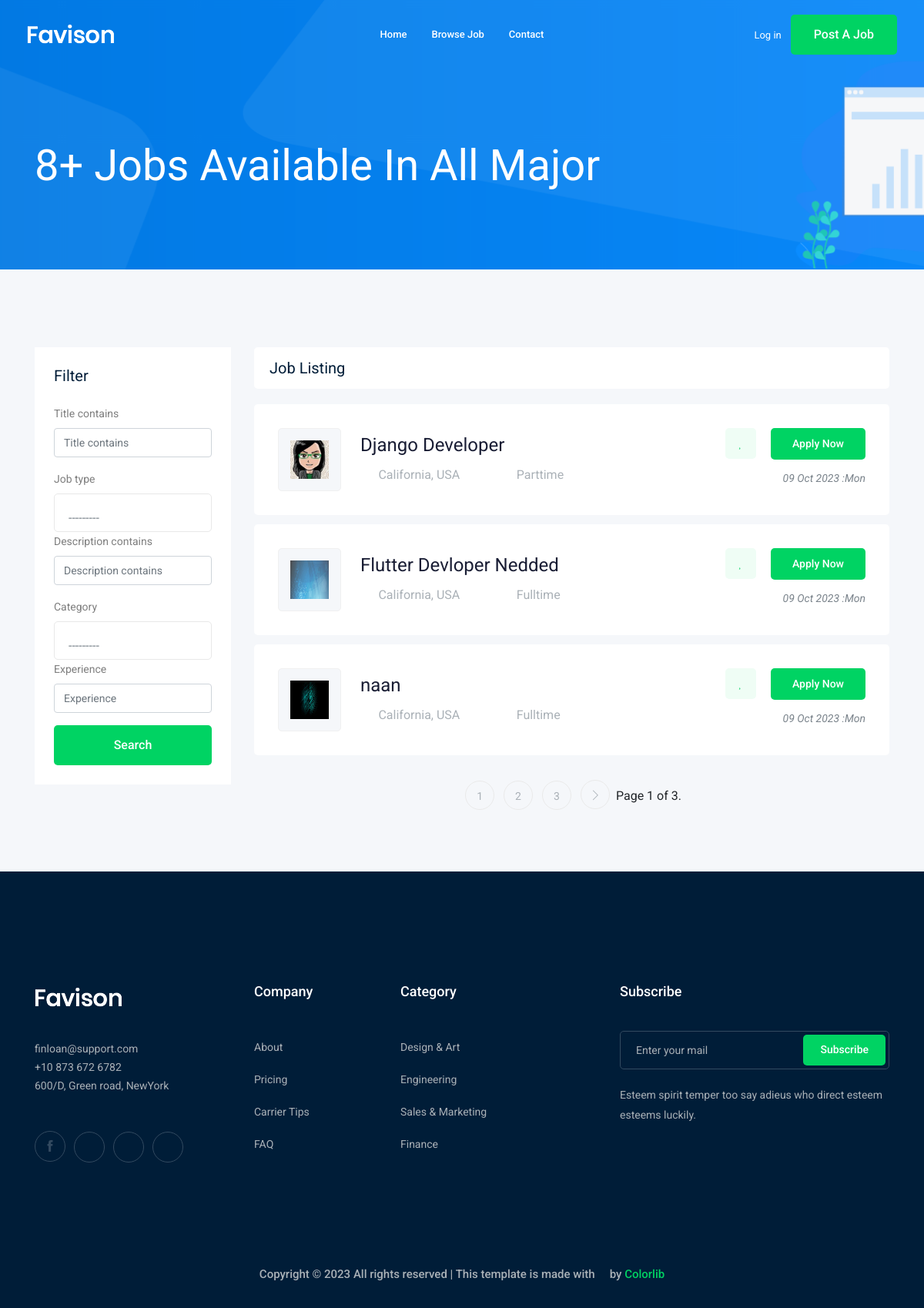
Screenshot of /jobs/ with the database file from the repository.
### job/models.py (models this page shows, shortened)
class Job(models.Model):
    job_choices = [('Fulltime','Fulltime'),
                    ('Parttime','Parttime'),
    ]
    owner = models.ForeignKey(User,related_name="job_owner",on_delete=models.CASCADE)
    title = models.CharField(max_length=100)
    job_type = models.CharField(max_length=50,choices=job_choices,default='')
    description = models.TextField(max_length=3000,null=True,blank=True)
    published_at = models.DateTimeField(auto_now=True)
    vacancy = models.IntegerField(default=1)
    salary = models.IntegerField(default=0)
    category = models.ForeignKey('Category',on_delete=models.CASCADE)
    experience = models.IntegerField(default=1)
    image = models.ImageField(upload_to='jobs/')
    slug = models.SlugField(null=True,blank=True)

### job/views.py (the view)
# urls.py: path('', views.job_list,name='job_list' ),
def job_list(request):
    job_list =Job.objects.all()
    jobs_count = job_list.count()
    myfilter = JobFilter(request.GET, queryset=job_list)
    job_list = myfilter.qs
    paginator = Paginator(job_list, 3)
    page_number = request.GET.get('page')
    page_obj = paginator.get_page(page_number)
    context = {'jobs_count':jobs_count,'jobs':page_obj,'myfilter':myfilter}
    return render(request, 'job/job_list.html',context)

### job/models.py (called while the page is built)
    def __str__(self):
        return str(self.name)

### job/templates/job/job_list.html (shortened to what this page needs)
{%extends 'base.html' %}
{% load bootstrap4%}
{% block body%}
<div class="bradcam_area bradcam_bg_1">
    <div class="container">
        <div class="row">
            <div class="col-xl-12">
                <div class="bradcam_text">
                    <h3>{{jobs_count}}+ Jobs Available In all major </h3>
                </div>
            </div>
        </div>
    </div>
</div>
<div class="job_listing_area plus_padding">
    <div class="container">
        <div class="row">
            <div class="col-lg-3">
                <div class="job_filter white-bg">
                    <div class="form_inner white-bg">
                        <h3>Filter</h3>
                        <form action="#" method="GET">
                            {% bootstrap_form myfilter.form %}
                            <div class="reset_btn">
                                <button class="boxed-btn3 w-100" type="submit">Search</button>
                            </div>
                        </form>
                    </div>
                </div>
            </div>
            <div class="col-lg-9">
                <div class="recent_joblist_wrap">
                    <div class="recent_joblist white-bg ">
                        <div class="row align-items-center">
                            <div class="col-md-6">
                                <h4>Job Listing</h4>
                            </div>
                            <div class="col-md-6">
                            </div>
                        </div>
                    </div>
                </div>
                <div class="job_lists m-0">
                    <div class="row">
                        {%for job in jobs%}
                        <div class="col-lg-12 col-md-12">
                            <div class="single_jobs white-bg d-flex justify-content-between">
                                <div class="jobs_left d-flex align-items-center">
                                    <div class="thumb">
                                        <img style="width: 50px;height:50px" src="{{job.image.url}}" alt="">
                                    </div>
                                    <div class="jobs_conetent">
                                        <a href="{% url 'jobs:job_detail' job.slug job.id %}">
                                            <h4>{{job.title}}</h4>
                                        </a>
                                        <div class="links_locat d-flex align-items-center">
                                            <div class="location">
                                                <p> <i class="fa fa-map-marker"></i> California, USA</p>
                                            </div>
                                            <div class="location">
                                                <p> <i class="fa fa-clock-o"></i> {{job.job_type}}</p>
                                            </div>
                                        </div>
                                    </div>
                                </div>
                                <div class="jobs_right">
                                    <div class="apply_now">
                                        <a class="heart_mark" href="#"> <i class="fa fa-heart"></i> </a>
                                        <a href="{% url 'jobs:job_detail' job.slug job.id %}" class="boxed-btn3">Apply
                                            Now</a>
                                    </div>
                                    <div class="date">
                                        <p>{{job.published_at|date:'d M o :D'}}</p>
                                    </div>
                                </div>
                            </div>
                        </div>
                        {%endfor%}
                    </div>
                    {% if jobs.has_other_pages %}
                    <div class="row">
                        <div class="col-lg-12">
                            <div class="pagination_wrap">
                                <ul>
                                    {%for i in jobs.paginator.page_range %}
                                    <li><a href="?page={{i}}"><span>{{i}}</span></a></li>
                                    {%endfor%}
                                    {%if jobs.has_next%}
                                    <li><a href="?page={{ jobs.next_page_number }}"> <i class=" ti-angle-right"></i>
                                        </a>
                                    </li>
                                    {%endif%}
                                    <span class="current">
                                        Page {{jobs.number }} of {{ jobs.paginator.num_pages }}.
                                    </span>
                                </ul>
                            </div>
                        </div>
                    </div>
                    {% endif%}
                </div>
            </div>
        </div>
    </div>
</div>
{%endblock body %}

### rows the page displays
Job: image (picture), title "Django Developer", job_type "Parttime", published_at "09 Oct 2023 :Mon"
Job: image (picture), title "Flutter Devloper Nedded", job_type "Fulltime", published_at "09 Oct 2023 :Mon"
Job: image (picture), title "naan", job_type "Fulltime", published_at "09 Oct 2023 :Mon"

### other values shown
{{ jobs_count }} "8"
{{ i }} "1" "2" "3"
{{ jobs.number }} "1"
{{ jobs.paginator.num_pages }} "3"
